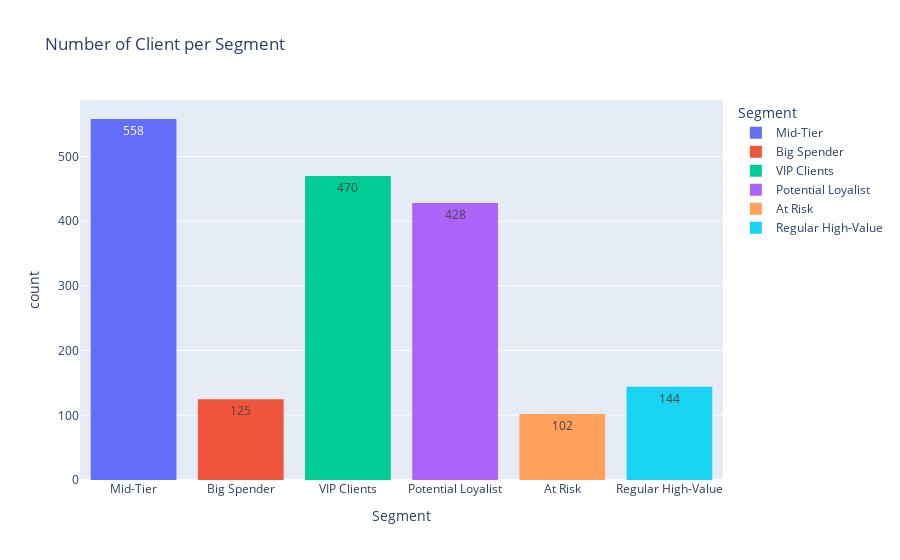

The notebook cell saved with this chart:
### Code cell
fig_counts = px.histogram(client_agg_df, 
                          x='Segment', 
                          title='Number of Client per Segment', 
                          color='Segment', 
                          text_auto=True)
fig_counts.show()

### Figure 1 — Plotly figure (JSON) as saved in the notebook; plotly's stock layout.template omitted (floating-point values rounded to 4 significant figures; data arrays with more than 128 entries replaced by an {"elided": "..."} marker saying what was removed)
{"data": [{"alignmentgroup": "True", "bingroup": "x", "hovertemplate": "Segment=%{x}<br>count=%{y}<extra></extra>", "legendgroup": "Mid-Tier", "marker": {"color": "#636efa", "pattern": {"shape": ""}}, "name": "Mid-Tier", "offsetgroup": "Mid-Tier", "orientation": "v", "showlegend": true, "texttemplate": "%{value}", "type": "histogram", "x": {"elided": "558 str values"}, "xaxis": "x", "yaxis": "y"}, {"alignmentgroup": "True", "bingroup": "x", "hovertemplate": "Segment=%{x}<br>count=%{y}<extra></extra>", "legendgroup": "Big Spender", "marker": {"color": "#EF553B", "pattern": {"shape": ""}}, "name": "Big Spender", "offsetgroup": "Big Spender", "orientation": "v", "showlegend": true, "texttemplate": "%{value}", "type": "histogram", "x": ["Big Spender", "Big Spender", "Big Spender", "Big Spender", "Big Spender", "Big Spender", "Big Spender", "Big Spender", "Big Spender", "Big Spender", "Big Spender", "Big Spender", "Big Spender", "Big Spender", "Big Spender", "Big Spender", "Big Spender", "Big Spender", "Big Spender", "Big Spender", "Big Spender", "Big Spender", "Big Spender", "Big Spender", "Big Spender", "Big Spender", "Big Spender", "Big Spender", "Big Spender", "Big Spender", "Big Spender", "Big Spender", "Big Spender", "Big Spender", "Big Spender", "Big Spender", "Big Spender", "Big Spender", "Big Spender", "Big Spender", "Big Spender", "Big Spender", "Big Spender", "Big Spender", "Big Spender", "Big Spender", "Big Spender", "Big Spender", "Big Spender", "Big Spender", "Big Spender", "Big Spender", "Big Spender", "Big Spender", "Big Spender", "Big Spender", "Big Spender", "Big Spender", "Big Spender", "Big Spender", "Big Spender", "Big Spender", "Big Spender", "Big Spender", "Big Spender", "Big Spender", "Big Spender", "Big Spender", "Big Spender", "Big Spender", "Big Spender", "Big Spender", "Big Spender", "Big Spender", "Big Spender", "Big Spender", "Big Spender", "Big Spender", "Big Spender", "Big Spender", "Big Spender", "Big Spender", "Big Spender", "Big Spender", "Big Spender", "Big Spender", "Big Spender", "Big Spender", "Big Spender", "Big Spender", "Big Spender", "Big Spender", "Big Spender", "Big Spender", "Big Spender", "Big Spender", "Big Spender", "Big Spender", "Big Spender", "Big Spender", "Big Spender", "Big Spender", "Big Spender", "Big Spender", "Big Spender", "Big Spender", "Big Spender", "Big Spender", "Big Spender", "Big Spender", "Big Spender", "Big Spender", "Big Spender", "Big Spender", "Big Spender", "Big Spender", "Big Spender", "Big Spender", "Big Spender", "Big Spender", "Big Spender", "Big Spender", "Big Spender", "Big Spender", "Big Spender"], "xaxis": "x", "yaxis": "y"}, {"alignmentgroup": "True", "bingroup": "x", "hovertemplate": "Segment=%{x}<br>count=%{y}<extra></extra>", "legendgroup": "VIP Clients", "marker": {"color": "#00cc96", "pattern": {"shape": ""}}, "name": "VIP Clients", "offsetgroup": "VIP Clients", "orientation": "v", "showlegend": true, "texttemplate": "%{value}", "type": "histogram", "x": {"elided": "470 str values"}, "xaxis": "x", "yaxis": "y"}, {"alignmentgroup": "True", "bingroup": "x", "hovertemplate": "Segment=%{x}<br>count=%{y}<extra></extra>", "legendgroup": "Potential Loyalist", "marker": {"color": "#ab63fa", "pattern": {"shape": ""}}, "name": "Potential Loyalist", "offsetgroup": "Potential Loyalist", "orientation": "v", "showlegend": true, "texttemplate": "%{value}", "type": "histogram", "x": {"elided": "428 str values"}, "xaxis": "x", "yaxis": "y"}, {"alignmentgroup": "True", "bingroup": "x", "hovertemplate": "Segment=%{x}<br>count=%{y}<extra></extra>", "legendgroup": "At Risk", "marker": {"color": "#FFA15A", "pattern": {"shape": ""}}, "name": "At Risk", "offsetgroup": "At Risk", "orientation": "v", "showlegend": true, "texttemplate": "%{value}", "type": "histogram", "x": ["At Risk", "At Risk", "At Risk", "At Risk", "At Risk", "At Risk", "At Risk", "At Risk", "At Risk", "At Risk", "At Risk", "At Risk", "At Risk", "At Risk", "At Risk", "At Risk", "At Risk", "At Risk", "At Risk", "At Risk", "At Risk", "At Risk", "At Risk", "At Risk", "At Risk", "At Risk", "At Risk", "At Risk", "At Risk", "At Risk", "At Risk", "At Risk", "At Risk", "At Risk", "At Risk", "At Risk", "At Risk", "At Risk", "At Risk", "At Risk", "At Risk", "At Risk", "At Risk", "At Risk", "At Risk", "At Risk", "At Risk", "At Risk", "At Risk", "At Risk", "At Risk", "At Risk", "At Risk", "At Risk", "At Risk", "At Risk", "At Risk", "At Risk", "At Risk", "At Risk", "At Risk", "At Risk", "At Risk", "At Risk", "At Risk", "At Risk", "At Risk", "At Risk", "At Risk", "At Risk", "At Risk", "At Risk", "At Risk", "At Risk", "At Risk", "At Risk", "At Risk", "At Risk", "At Risk", "At Risk", "At Risk", "At Risk", "At Risk", "At Risk", "At Risk", "At Risk", "At Risk", "At Risk", "At Risk", "At Risk", "At Risk", "At Risk", "At Risk", "At Risk", "At Risk", "At Risk", "At Risk", "At Risk", "At Risk", "At Risk", "At Risk", "At Risk"], "xaxis": "x", "yaxis": "y"}, {"alignmentgroup": "True", "bingroup": "x", "hovertemplate": "Segment=%{x}<br>count=%{y}<extra></extra>", "legendgroup": "Regular High-Value", "marker": {"color": "#19d3f3", "pattern": {"shape": ""}}, "name": "Regular High-Value", "offsetgroup": "Regular High-Value", "orientation": "v", "showlegend": true, "texttemplate": "%{value}", "type": "histogram", "x": {"elided": "144 str values"}, "xaxis": "x", "yaxis": "y"}], "layout": {"barmode": "relative", "legend": {"title": {"text": "Segment"}, "tracegroupgap": 0}, "title": {"text": "Number of Client per Segment"}, "xaxis": {"anchor": "y", "categoryarray": ["Mid-Tier", "Big Spender", "VIP Clients", "Potential Loyalist", "At Risk", "Regular High-Value"], "categoryorder": "array", "domain": [0, 1], "title": {"text": "Segment"}}, "yaxis": {"anchor": "x", "domain": [0, 1], "title": {"text": "count"}}}}
